Frame 1 (no input): blank canvas, image omitted
Frame 60 (the mouse pressed at the canvas centre just before this capture): blank canvas, image omitted
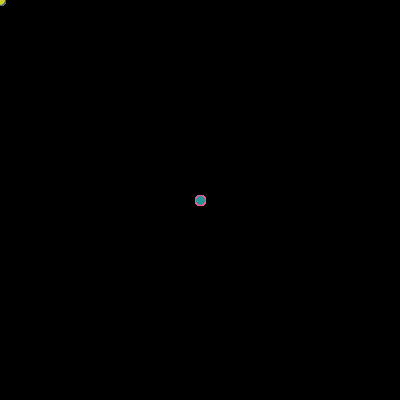
Frame 120 (the mouse held since frame 60 and released just before this capture)

The Processing sketch whose frames 1 and 60 were blank and that drew this single picture after the mouse press (run headless with seeded random() and noise(); from frame 60 on, the mouse is pressed at the canvas centre):

// Processing sketch: keira_mouse_draw
// ── keira_mouse_draw.pde
void setup ()
{
  size (400,400);
  background(0,0,0,0);
  noCursor();
}

void draw()
{ 
  fill(random(255),random(255),random(255) );
  stroke(random(255),random(255),random(255) );
  ellipse(mouseY,mouseX,10,10);
  ellipse(mouseY,mouseX,10,10);
  
  
  
}
